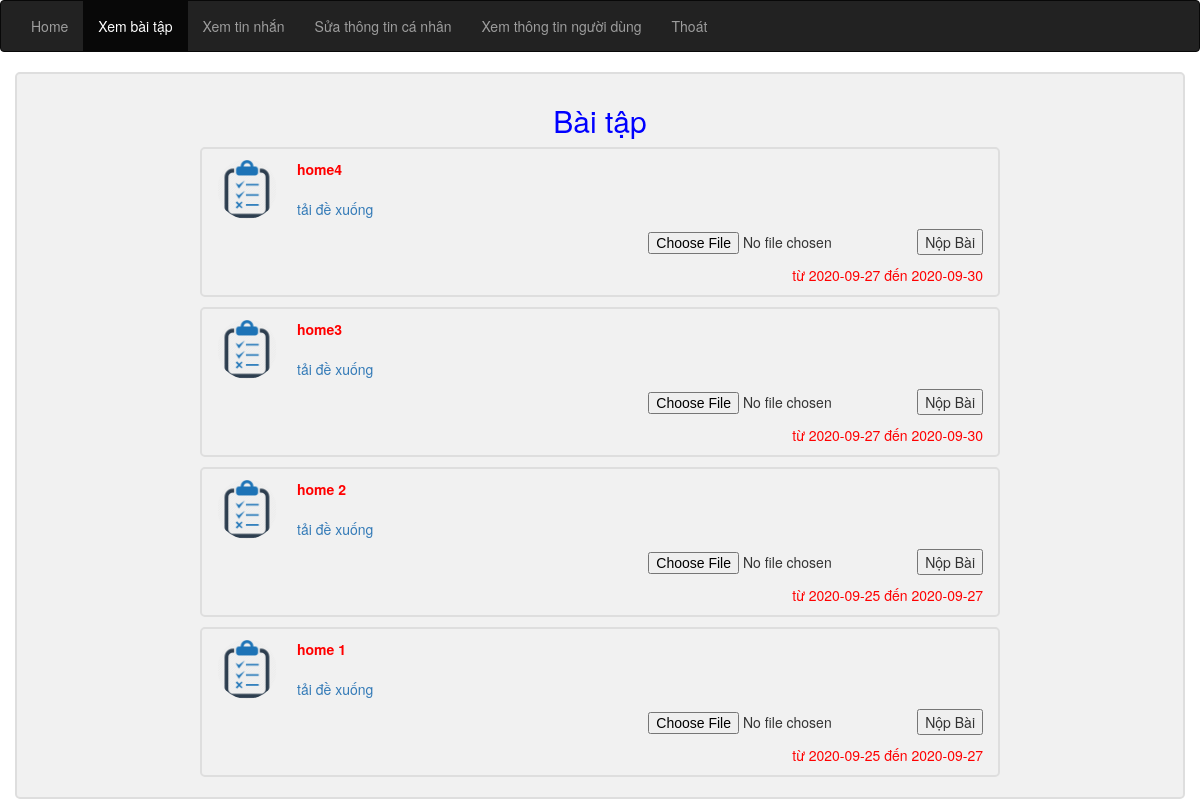
Page /recievetask.php on the committed database.
### tables this page shows
CREATE TABLE `task` (
  `id` int(11) NOT NULL,
  `tieude` varchar(100) NOT NULL,
  `ngaybatdau` date NOT NULL,
  `ngayketthuc` date NOT NULL,
  `link` varchar(100) NOT NULL
);

### dbhelp.php (called while the page is built, shortened)
<?php
function executeResult($sql) {
	$conn = mysqli_connect(HOST, USERNAME, PASSWORD, DATABASE);
	$resultset = mysqli_query($conn, $sql);
	$list      = [];
	while ($row = mysqli_fetch_array($resultset, 1)) {
		$list[] = $row;
	}
	return $list;
}

### recievetask.php (the view, shortened to what this page needs)
<?php
require_once('dbhelp.php');
?>
<!DOCTYPE html>
<html lang="en">
<head>
  <link rel="stylesheet" href="givetask.css">
  <link rel="stylesheet" href="https://maxcdn.bootstrapcdn.com/bootstrap/3.4.1/css/bootstrap.min.css">
</head>
<body>
<nav class="navbar navbar-inverse">
  <div class="container-fluid">
    <ul class="nav navbar-nav ">
      <li  onclick="window.open('fuctionforsv.php','_self')"><a>Home</a></li>
      <li class="active"><a onclick="window.open('recievetask.php', '_self')">Xem bài tập</a></li>
      <li><a onclick="window.open('message.php', '_self')" >Xem tin nhắn</a></li>
      <li><a onclick="window.open('updateprofile.php', '_self')">Sửa thông tin cá nhân</a></li>
      <li><a onclick="window.open('inforuser.php', '_self')">Xem thông tin người dùng</a></li>
      <li><a onclick="window.open('deletesesstion.php', '_self')">Thoát</a></li>
    </ul>
  </div>
</nav>
<div class="container">
    <h2 style="text-align: center; color: blue;">Bài tập</h2>
<?php
        $sql="SELECT * FROM task";
        $listtask=array_reverse(executeResult($sql));
        foreach($listtask as $lt){
            echo
            '<div class="container body">
            <img src="task.webp" alt="Avatar" style="width:100%;">
            <p ><b style="color:red">'.$lt['tieude'].'</b><br><br><a href="'.$lt['link'] .'">tải đề xuống</a>
            <form action="submittaskDAO.php?id='.$lt['id'].'" method="post" align="right" enctype="multipart/form-data">
            <input type="file" name="subtask" style="display:inline-block">
             <input type="submit" name="submittask" value="Nộp Bài">
             </form>
             </p>
            <span class="time-right" style="color:red;"> từ '.$lt['ngaybatdau']." đến ".$lt['ngayketthuc'].'</span>
        </div>';
        }
        ?>
</div>
</body>
</html>

### givetask.css (style rules this page uses)
.body { margin: 0 auto; max-width: 800px; padding: 0 20px; }
.container { border: 2px solid #dedede; background-color: #f1f1f1; border-radius: 5px; padding: 10px; margin: 10px 0; }
.container::after { content: ""; clear: both; display: table; }
.container img { float: left; max-width: 60px; width: 100%; margin-right: 20px; border-radius: 50%; }
.time-right { float: right; color: #aaa; }

### rows in the picture
task: tieude "home4", ngaybatdau "2020-09-27", ngayketthuc "2020-09-30"
task: tieude "home3", ngaybatdau "2020-09-27", ngayketthuc "2020-09-30"
task: tieude "home 2", ngaybatdau "2020-09-25", ngayketthuc "2020-09-27"
task: tieude "home 1", ngaybatdau "2020-09-25", ngayketthuc "2020-09-27"
